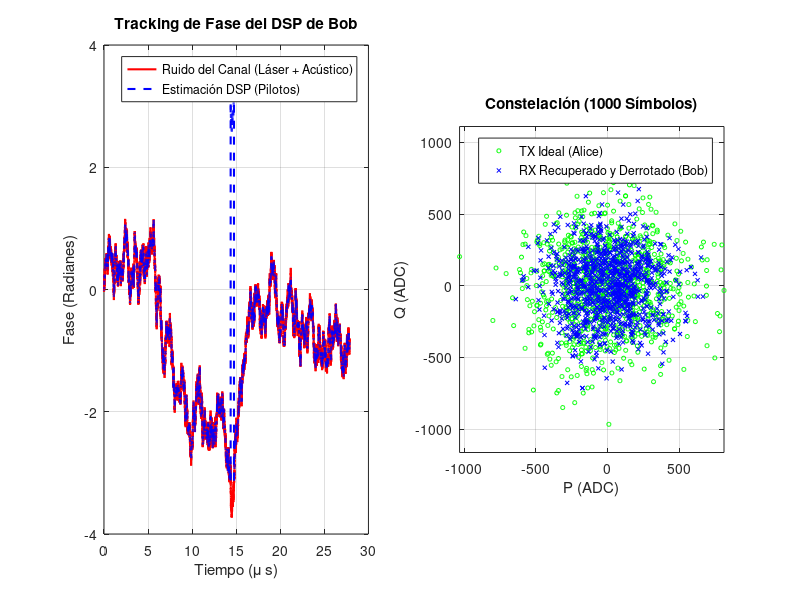

MATLAB code to generate this figure: (Note: this script raises an error after producing the figure.)
%% ========================================================================
%  MASTER TESTBENCH: END-TO-END CV-QKD (Láser -> Fibra -> DSP -> Math)
% ========================================================================
clear; clc; close all;

%% 0. RUTAS DEL PROYECTO (ajusta si mueves el script)
SCRIPT_DIR = fileparts(mfilename('fullpath'));
if isempty(SCRIPT_DIR), SCRIPT_DIR = pwd(); end
addpath(SCRIPT_DIR);
DATA_DIR   = fullfile(SCRIPT_DIR, '..', 'data');
BOB_DIR    = fullfile(SCRIPT_DIR, '..', '..', 'cvqkd_bob');
ALICE_DATA_DIR = fullfile(SCRIPT_DIR, '..', '..', 'cvqkd_alice', 'data');
ALICE_SIM_DIR  = fullfile(SCRIPT_DIR, '..', '..', 'cvqkd_alice', 'sim');

%% 0. RUTAS DEL PROYECTO (ajusta si mueves el script)
SCRIPT_DIR = fileparts(mfilename('fullpath'));
DATA_DIR   = fullfile(SCRIPT_DIR, '..', 'data');
BOB_DIR    = fullfile(SCRIPT_DIR, '..', '..', 'cvqkd_bob');

%% 1. PARÁMETROS DEL SISTEMA
ENABLE_EXPORT_VIVADO = true;

% --- Parámetros de Trama y Memoria ---
L_trama     = 16;      % 1 Piloto + 15 Datos
N_BOB_DATA  = 26112;   % Datos útiles que caben en la RAM de Bob -> genero el doble para poder sacrificar
N_FRAMES    = ceil(N_BOB_DATA / 15); % ~1741 tramas
N_SAMPLES   = N_BOB_DATA/2;   % Datos sacrificados para la estimación

% En la fibra viajan los datos + los pilotos. Sumamos 1 piloto final para interpolar
N_FIBER     = N_FRAMES * L_trama + 1; 

% --- Parámetros Físicos del Canal ---
Ts           = 1e-9;   % Tiempo de símbolo (1 Gbaud)
T_real       = 0.8;    % Transmitancia real de la fibra
xi_real      = 0.01;   % Ruido en exceso cuántico (SNU)
V_A_snu      = 8.0;  % Varianza de Alice (SNU)
env_va = getenv('VA_SNU');
if ~isempty(env_va)
    V_A_snu = str2double(env_va);
end
V_elec_snu   = 0.1;    % Ruido electrónico (SNU)
eta_detector = 0.6;    % Eficiencia del fotodiodo

% --- Calibración del Hardware (ADC) ---
N0_adc_var   = 10000;  % Varianza para 1 SNU
Amp_Piloto   = 20000;  % Amplitud fuerte para el pulso piloto (para no perder fase)

%% 2. MODELO DE RUIDO DE FASE DEL CANAL (Tu código integrado)
disp('1. Generando Perfil de Ruido de Fase (Wiener + Acústico)...');
t = (0:N_FIBER-1)' * Ts;

% A) Proceso de Wiener (Ancho de línea del láser 100 kHz)
sigma_w = sqrt(2 * pi * 100e3 * Ts); 
ruido_wiener = sigma_w * randn(N_FIBER, 1);
fase_wiener = cumsum(ruido_wiener);  

% B) Ruido Acústico (500 Hz)
f_acustica = 500; 
A_acustica = 0.5; 
fase_acustica = A_acustica * sin(2 * pi * f_acustica * t);

% C) Deriva Total
fase_total_canal = fase_wiener + fase_acustica;

%% 3. ALICE: GENERACIÓN CUÁNTICA CON PILOTOS INTERCALADOS
disp('2. Alice transmitiendo (Datos + Pilotos)...');
VarA_adc = V_A_snu * N0_adc_var;

P_A_tx = zeros(N_FIBER, 1);
Q_A_tx = zeros(N_FIBER, 1);

idx_pilotos = 1:L_trama:N_FIBER;
idx_datos   = setdiff(1:N_FIBER, idx_pilotos);

% Alice genera ruido Gaussiano para los datos
P_A_tx(idx_datos) = sqrt(VarA_adc) * randn(length(idx_datos), 1);
Q_A_tx(idx_datos) = sqrt(VarA_adc) * randn(length(idx_datos), 1);

% Alice inserta los pilotos fuertes en la cuadratura P (Fase 0)
P_A_tx(idx_pilotos) = Amp_Piloto;
Q_A_tx(idx_pilotos) = 0;

%% 4. EL CANAL: ATENUACIÓN Y AWGN
disp('3. La fibra atenúa e inyecta AWGN...');
Ruido_Total_snu = 1.0 + V_elec_snu + (T_real * eta_detector * xi_real);
Ruido_Total_adc = Ruido_Total_snu * N0_adc_var;

Z_noise_P = sqrt(Ruido_Total_adc) * randn(N_FIBER, 1);
Z_noise_Q = sqrt(Ruido_Total_adc) * randn(N_FIBER, 1);

% Rotación de Fase + Atenuación + AWGN
P_rx_ideal = sqrt(T_real * eta_detector) * P_A_tx;
Q_rx_ideal = sqrt(T_real * eta_detector) * Q_A_tx;

P_B_rx = P_rx_ideal .* cos(fase_total_canal) - Q_rx_ideal .* sin(fase_total_canal) + Z_noise_P;
Q_B_rx = P_rx_ideal .* sin(fase_total_canal) + Q_rx_ideal .* cos(fase_total_canal) + Z_noise_Q;

%% 5. RECEPCIÓN Y DSP DE BOB (Recuperación de Fase Vectorizada)
disp('4. DSP de Bob: Siguiendo y deshaciendo la fase (Unwrap)...');

% 1. Extracción de los pilotos recibidos y cálculo de su fase cruda
P_pilotos_rx = P_B_rx(idx_pilotos);
Q_pilotos_rx = Q_B_rx(idx_pilotos);

fase_pilotos_raw = atan2(Q_pilotos_rx, P_pilotos_rx);

% 2. EL SECRETO: Desenrollar la fase para evitar saltos de 2*pi
fase_pilotos_limpia = unwrap(fase_pilotos_raw);

% 3. Interpolación lineal para estimar la fase de todos los símbolos
% (interp1 interpola los huecos de los datos basándose en los pilotos YA desenrollados)
fase_estimada = interp1(idx_pilotos, fase_pilotos_limpia, (1:N_FIBER)', 'linear');
% wrapToPi is not available in Octave; inline the wrapping
fase_estimada = mod(fase_estimada + pi, 2*pi) - pi;
%fase_estimada_datos = fase_estimada(idx_datos);

% (Pequeño arreglo por si el último símbolo queda fuera de la interpolación)
fase_estimada(isnan(fase_estimada)) = fase_estimada(find(~isnan(fase_estimada), 1, 'last'));

% 4. Des-rotación de toda la trama a la vez (DSP Vectorizado)
P_B_rec_full = P_B_rx .* cos(-fase_estimada) - Q_B_rx .* sin(-fase_estimada);
Q_B_rec_full = P_B_rx .* sin(-fase_estimada) + Q_B_rx .* cos(-fase_estimada);

% 5. Extraemos solo los datos útiles (descartando los pilotos de la trama)
P_A_data = P_A_tx(idx_datos); 
Q_A_data = Q_A_tx(idx_datos);
P_B_rec  = P_B_rec_full(idx_datos);
Q_B_rec  = Q_B_rec_full(idx_datos);

% 6. Truncamos al tamaño exacto de la RAM de Bob
P_A_data = P_A_data(1:N_BOB_DATA);
Q_A_data = Q_A_data(1:N_BOB_DATA);
P_B_rec  = P_B_rec(1:N_BOB_DATA);
Q_B_rec  = Q_B_rec(1:N_BOB_DATA);

% Cuantizamos a 16 bits todo lo recuperado (Bob RAM) y lo original (Alice RAM)
P_A_int = int16(round(P_A_data)); Q_A_int = int16(round(Q_A_data));
P_B_int = int16(round(P_B_rec));  Q_B_int = int16(round(Q_B_rec));

%% 6. SELECCIÓN DE PUNTEROS Y ESTIMACIÓN FLOTANTE (MATLAB IDEAL)
disp('5. Seleccionando muestras de sacrificio y calculando métricas...');
punteros = sort(randperm(N_BOB_DATA, N_SAMPLES)') - 1;

% Máscara de sacrificio (1 = sacrificar, 0 = mantener)
mascara_sacrificio = zeros(N_BOB_DATA, 1);
mascara_sacrificio(punteros + 1) = 1;

% Sacamos las muestras correlacionadas usando los punteros
P_B_sac = P_B_int(punteros + 1); Q_B_sac = Q_B_int(punteros + 1);
P_A_sac = P_A_int(punteros + 1); Q_A_sac = Q_A_int(punteros + 1);

% Funciones nativas de MATLAB (Flotante)
var_B_float = (var(double(P_B_sac), 1) + var(double(Q_B_sac), 1)) / 2;
cov_mat_P = cov(double(P_A_sac), double(P_B_sac), 1);
cov_mat_Q = cov(double(Q_A_sac), double(Q_B_sac), 1);
cov_AB_float = (cov_mat_P(1,2) + cov_mat_Q(1,2)) / 2;

Sigma_Sq_ideal   = var_B_float;
Sigma_ideal      = sqrt(Sigma_Sq_ideal);
Sqrt_T_eta_ideal = cov_AB_float / VarA_adc;
T_eta_ideal = Sqrt_T_eta_ideal^2; % T * eta = (Cov / VarA)^2

%% 7. EMULACIÓN PUNTO FIJO (LLR_Math_Unit FPGA)
disp('6. Emulando el Hardware de Punto Fijo (FPGA)...');

sum_P_B = sum(int64(P_B_sac)); sum_sq_P_B = sum(int64(P_B_sac).^2);
sum_Q_B = sum(int64(Q_B_sac)); sum_sq_Q_B = sum(int64(Q_B_sac).^2);
sum_P_A = sum(int64(P_A_sac)); sum_cov_P  = sum(int64(P_A_sac) .* int64(P_B_sac));
sum_Q_A = sum(int64(Q_A_sac)); sum_cov_Q  = sum(int64(Q_A_sac) .* int64(Q_B_sac));

N_int = int64(N_SAMPLES); INV_2N2 = int64(round(2^45 / ((N_SAMPLES/2)^2)));
cross_P_AB = sum_P_A * sum_P_B; cross_Q_AB = sum_Q_A * sum_Q_B;
sq_sum_P_B = sum_P_B * sum_P_B; sq_sum_Q_B = sum_Q_B * sum_Q_B;

num_cov_AB = (N_int * (sum_cov_P + sum_cov_Q)) - (cross_P_AB + cross_Q_AB);
num_var_B  = (N_int * (sum_sq_P_B + sum_sq_Q_B)) - (sq_sum_P_B + sq_sum_Q_B);

if exist('OCTAVE_VERSION', 'builtin')
    num_cov_AB_d = double(num_cov_AB);
    num_var_B_d  = double(num_var_B);
    inv_2n2_d = double(INV_2N2);
    cov_AB_pure = int64(floor((num_cov_AB_d * inv_2n2_d) / 2^48));
    var_B_pure  = int64(floor((num_var_B_d  * inv_2n2_d) / 2^48));
else
    cov_AB_pure = bitshift(typecast(uint64(num_cov_AB) .* uint64(INV_2N2), 'int64'), -48);
    var_B_pure  = bitshift(typecast(uint64(num_var_B)  .* uint64(INV_2N2), 'int64'), -48);
end

Sigma_Sq_fp  = var_B_pure;
T_raw_15bits = bitshift(cov_AB_pure * 32768, 0) / int64(VarA_adc);
Sqrt_T_eta_fp = T_raw_15bits * 2;
T_eta_fp = bitshift(int64(Sqrt_T_eta_fp)^2, -16);

Sigma_raw_cordic = floor(sqrt(max(double(Sigma_Sq_fp), 0)));
Sigma_fp         = int64(double(Sigma_raw_cordic) * 65536.0);

%% 8. GRÁFICAS DEL GEMELO DIGITAL
figure('Name', 'End-to-End QKD Tracker', 'Position', [100, 100, 1200, 600]);

% Gráfica de Ruido de Fase (DSP vs Canal)
subplot(1, 2, 1);
plot(t * 1e6, fase_total_canal, 'r', 'LineWidth', 1.5); hold on;
plot(t * 1e6, fase_estimada, 'b--', 'LineWidth', 1.5);
title('Tracking de Fase del DSP de Bob');
xlabel('Tiempo (\mu s)'); ylabel('Fase (Radianes)');
legend('Ruido del Canal (Láser + Acústico)', 'Estimación DSP (Pilotos)');
grid on;

% Constelación de los datos recuperados (Primeros 1000)
subplot(1, 2, 2);
plot(P_A_data(1:1000), Q_A_data(1:1000), 'go', 'MarkerSize', 3); hold on;
plot(P_B_rec(1:1000), Q_B_rec(1:1000), 'bx', 'MarkerSize', 3);
title('Constelación (1000 Símbolos)');
xlabel('P (ADC)'); ylabel('Q (ADC)');
legend('TX Ideal (Alice)', 'RX Recuperado y Derrotado (Bob)');
grid on; axis equal;

%% 9. RECONCILIACIÓN MULTIDIMENSIONAL (8D) Y EXTRACCIÓN DE LLRs
disp('8. Simulando Mapeo Multidimensional (MDR 8D)...');

N_dimensiones = 8;
symbols_per_block = N_dimensiones / 2; % 4 simbolos complejos -> 8D
N_bloques = floor(N_BOB_DATA / symbols_per_block);

num_used = N_bloques * symbols_per_block;
P_A_mdr = double(P_A_data(1:num_used));
Q_A_mdr = double(Q_A_data(1:num_used));
P_B_mdr = double(P_B_rec(1:num_used));
Q_B_mdr = double(Q_B_rec(1:num_used));

X = zeros(N_dimensiones, N_bloques);
Y = zeros(N_dimensiones, N_bloques);
for blk = 1:N_bloques
    base = (blk-1) * symbols_per_block;
    X(:, blk) = [P_A_mdr(base+1); Q_A_mdr(base+1); P_A_mdr(base+2); Q_A_mdr(base+2); ...
                 P_A_mdr(base+3); Q_A_mdr(base+3); P_A_mdr(base+4); Q_A_mdr(base+4)];
    Y(:, blk) = [P_B_mdr(base+1); Q_B_mdr(base+1); P_B_mdr(base+2); Q_B_mdr(base+2); ...
                 P_B_mdr(base+3); Q_B_mdr(base+3); P_B_mdr(base+4); Q_B_mdr(base+4)];
end

bits_bob_all = randi([0 1], N_dimensiones, N_bloques);
LLR_all = zeros(N_dimensiones, N_bloques);

sigma_eff = double(Sigma_ideal);
inv_sigma2 = 2.0 / (sigma_eff * sigma_eff + eps);

for blk = 1:N_bloques
    % --- 1. DATOS DE BOB Y ALICE ---
    Y_i = Y(:, blk);
    X_i = X(:, blk);
    
    % --- 2. BOB: Mapeo y generación del mensaje público ---
    norm_y = norm(Y_i);
    if norm_y == 0, norm_y = 1.0; end
    Y_norm = Y_i / norm_y;
    
    M_Y = generar_matriz_ortogonal(Y_norm); % Bob construye su matriz 8x8
    
    b_i = bits_bob_all(:, blk);             % Bits aleatorios (0 o 1)
    C_i = 1 - 2*b_i;                        % Mapeo polar (+1 o -1)
    m_i = M_Y' * C_i;                       % El mensaje público (R) que viaja hacia Alice
    
    % --- 3. ALICE: Reconstrucción y cálculo de LLR ---
    norm_x = norm(X_i);
    if norm_x == 0, norm_x = 1.0; end
    X_norm = X_i / norm_x;
    
    % Alice construye su propia matriz con sus medidas cuánticas
    M_X = generar_matriz_ortogonal(X_norm); 
    
    % Alice "deshace" la rotación de Bob mediante multiplicación matricial
    U = M_X * m_i; 
    
    % Cálculo final del LLR (incorporando la energía de ambos vectores)
    LLR_all(:, blk) = inv_sigma2 * norm_x * norm_y * U;
end

llrs_rx = LLR_all(:);
key_bits_tx = bits_bob_all(:);

%% 10. Carga y expansión de la matriz LDPC
bg_matrix = load(fullfile(BOB_DIR, 'NR_1_1_384.txt'));
bg_matrix = load(fullfile(BOB_DIR, 'NR_1_1_384.txt'));
[mb, nb] = size(bg_matrix);
Z = 384;

disp('   Construyendo matriz H dispersa (Lifting)...');
H = sparse(mb*Z, nb*Z);
for i = 1:mb
    for j = 1:nb
        shift = bg_matrix(i,j);
        if shift ~= -1
            I_z = speye(Z);
            circulant = circshift(I_z, [0, shift]);
            H((i-1)*Z+1 : i*Z, (j-1)*Z+1 : j*Z) = circulant;
        end
    end
end

% 4. Cálculo de Síndrome (para verificación del decodificador LDPC de Alice)
% El syndrome se computa como H * key_bits_tx para las 68 columnas reales.
disp('   Calculando Sindrome LDPC (Bloque 1)...');
block_1 = key_bits_tx(1:nb*Z);
syndrome_1 = mod(H * double(block_1), 2);
num_errores_syndrome = sum(syndrome_1);

fprintf('   [!] Bits de Síndrome activos (Ecuaciones fallidas): %d / %d\n', num_errores_syndrome, mb*Z);

%% 10B. RECONCILIACION INVERSA LDPC (Scaled Min-Sum)
disp('   Iniciando decodificacion LDPC (scaled min-sum)...');

alpha = 0.75;
max_iter = 200;
llr_scale = 1.0;

% LLRs de canal para el bloque 1 (soft input de Alice)
llr_ch = llrs_rx(1:nb*Z) * llr_scale;

% Construir listas de vecinos a partir de H
[rows_h, cols_h] = find(H);
num_edges = length(rows_h);
cn_edges = cell(mb*Z, 1);
vn_edges = cell(nb*Z, 1);
for e = 1:num_edges
    cn_edges{rows_h(e)}(end+1) = e;
    vn_edges{cols_h(e)}(end+1) = e;
end

% Mensajes por arista
msg_v2c = zeros(num_edges, 1);
msg_c2v = zeros(num_edges, 1);

% Inicializacion: VN -> CN con LLR de canal
for v = 1:nb*Z
    edges_v = vn_edges{v};
    if ~isempty(edges_v)
        msg_v2c(edges_v) = llr_ch(v);
    end
end

metrics_unsat = zeros(max_iter, 1);
metrics_ber   = zeros(max_iter, 1);
metrics_flips = zeros(max_iter, 1);
bits_prev = zeros(nb*Z, 1);
iter_converged = 0;

p_mem_history = zeros(max_iter, nb, Z);
r_mem_history = zeros(max_iter, mb, nb, Z);

for iter = 1:max_iter
    % --- CN update (scaled min-sum) ---
    for c = 1:mb*Z
        edges_c = cn_edges{c};
        if isempty(edges_c)
            continue;
        end
        msgs = msg_v2c(edges_c);
        abs_vals = abs(msgs);
        sign_vals = sign(msgs);
        sign_vals(sign_vals == 0) = 1;

        min1 = inf;
        min2 = inf;
        count_min1 = 0;
        for k = 1:length(abs_vals)
            a = abs_vals(k);
            if a < min1
                min2 = min1;
                min1 = a;
                count_min1 = 1;
            elseif a == min1
                count_min1 = count_min1 + 1;
            elseif a < min2
                min2 = a;
            end
        end
        if isinf(min2)
            min2 = min1;
        end

        syndrome_sign = 1 - 2 * syndrome_1(c);
        sign_prod = prod(sign_vals) * syndrome_sign;

        for k = 1:length(edges_c)
            if abs_vals(k) == min1 && count_min1 == 1
                min_use = min2;
            else
                min_use = min1;
            end
            sign_excl = sign_prod * sign_vals(k);
            msg_c2v(edges_c(k)) = alpha * sign_excl * min_use;
        end
    end

    % --- VN update ---
    llr_post = zeros(nb*Z, 1);
    for v = 1:nb*Z
        edges_v = vn_edges{v};
        if isempty(edges_v)
            llr_post(v) = llr_ch(v);
        else
            sum_c2v = sum(msg_c2v(edges_v));
            llr_post(v) = llr_ch(v) + sum_c2v;
            msg_v2c(edges_v) = llr_post(v) - msg_c2v(edges_v);
        end
    end

    % --- Hard decision y verificacion de sindrome ---
    bits_est = (llr_post < 0);
    syndrome_est = mod(H * double(bits_est), 2);
    unsat = sum(syndrome_est ~= syndrome_1);
    metrics_unsat(iter) = unsat;
    metrics_ber(iter) = sum(bits_est ~= block_1) / length(block_1);
    metrics_flips(iter) = sum(bits_est ~= bits_prev);
    bits_prev = bits_est;

    % --- Capturar P_mem y R_mem para exportar al Testbench SV ---
    for c_idx = 1:nb
        for z_idx = 1:Z
            p_mem_history(iter, c_idx, z_idx) = llr_post((c_idx-1)*Z + z_idx);
        end
    end
    for e = 1:num_edges
        c_idx = cols_h(e);
        r_idx = rows_h(e);
        block_col = ceil(c_idx / Z);
        block_row = ceil(r_idx / Z);
        z_col = mod(c_idx - 1, Z) + 1;
        r_mem_history(iter, block_row, block_col, z_col) = msg_c2v(e);
    end

    if unsat == 0
        iter_converged = iter;
        fprintf('   [OK] Convergencia LDPC en %d iteraciones (early finish).\n', iter);
        break;
    end
end

if iter_converged == 0
    iter_converged = max_iter;
    fprintf('   [!] No convergio en %d iteraciones.\n', max_iter);
end

fprintf('   -> BER residual (bloque 1): %.6f\n', metrics_ber(iter_converged));
fprintf('   -> Checks no satisfechos (ultima iter): %d\n', metrics_unsat(iter_converged));
fprintf('   -> Flips en ultima iteracion: %d\n', metrics_flips(iter_converged));

%% 11. TABLA DE RESULTADOS Y EXPORTACIÓN
disp('============================================================================');
disp('   MÉTRICA            |   FLOTANTE (Ideal)  |   PUNTO FIJO (FPGA) |  ERROR  ');
disp('----------------------+---------------------+---------------------+---------');
fprintf(' T (Transmitancia) | %19.4f | %19.4f | %7.4f \n', T_eta_ideal, double(T_eta_fp)/65536, abs(T_eta_ideal - double(T_eta_fp)/65536));
fprintf(' Sqrt(T*n)         | %19.4f | %19.4f | %7.4f \n', Sqrt_T_eta_ideal, double(Sqrt_T_eta_fp)/65536, abs(Sqrt_T_eta_ideal - double(Sqrt_T_eta_fp)/65536));
fprintf(' Sigma^2 (Entero)  | %19.4f | %19.4f | %7.4f \n', Sigma_Sq_ideal, double(Sigma_Sq_fp), abs(Sigma_Sq_ideal - double(Sigma_Sq_fp)));
fprintf(' Sigma   (Q16.16)  | %19.4f | %19.4f | %7.4f \n', Sigma_ideal, double(Sigma_fp)/65536, abs(Sigma_ideal - double(Sigma_fp)/65536));
disp('========================================================================');

if ENABLE_EXPORT_VIVADO
    disp('9. Exportando RAMs para Testbench de Vivado...');

    fase_estimada_datos = fase_estimada(idx_datos);
    fase_est_q15 = int32(round(fase_estimada_datos * 32768));

    fid_est = fopen(fullfile(DATA_DIR, 'fase_estimada_datos.txt'), 'w');
    fid_est = fopen(fullfile(DATA_DIR, 'fase_estimada_datos.txt'), 'w');
    for i=1:length(fase_est_q15)
        fprintf(fid_est, '%08X\n', typecast(fase_est_q15(i), 'uint32'));
    end
    fclose(fid_est);

    fases_q15 = int32(round(fase_pilotos_raw * 32768));
    
    fid_pil = fopen(fullfile(DATA_DIR, 'fase_pilotos_raw.txt'), 'w');
    fid_pil = fopen(fullfile(DATA_DIR, 'fase_pilotos_raw.txt'), 'w');
    for i=1:length(fases_q15)
        % Guardamos en Hexadecimal de 32 bits (aunque la FPGA usará los 18 bajos)
        fprintf(fid_pil, '%08X\n', typecast(fases_q15(i), 'uint32'));
    end
    fclose(fid_pil);
    
    fid_ptr = fopen(fullfile(DATA_DIR, 'ptr_ram.txt'), 'w');
    fid_ptr = fopen(fullfile(DATA_DIR, 'ptr_ram.txt'), 'w');
    for i=1:N_SAMPLES, fprintf(fid_ptr, '%04X\n', punteros(i)); end; fclose(fid_ptr);
    
    fid_mask = fopen(fullfile(DATA_DIR, 'mask_bit.txt'), 'w');
    fid_mask = fopen(fullfile(DATA_DIR, 'mask_bit.txt'), 'w');
    for i=1:N_BOB_DATA, fprintf(fid_mask, '%d\n', mascara_sacrificio(i)); end; fclose(fid_mask);
    
    fid_bob = fopen(fullfile(DATA_DIR, 'bob_ram.txt'), 'w');
    fid_bob = fopen(fullfile(DATA_DIR, 'bob_ram.txt'), 'w');
    for i=1:N_BOB_DATA, fprintf(fid_bob, '%04X%04X\n', typecast(Q_B_int(i), 'uint16'), typecast(P_B_int(i), 'uint16')); end; fclose(fid_bob);
    
    fid_alice = fopen(fullfile(DATA_DIR, 'alice_ram.txt'), 'w');
    fid_alice = fopen(fullfile(DATA_DIR, 'alice_ram.txt'), 'w');
    % CUIDADO: La BRAM de Alice solo almacena las 26112 de sacrificio
    for i=1:N_SAMPLES, fprintf(fid_alice, '%04X%04X\n', typecast(Q_A_sac(i), 'uint16'), typecast(P_A_sac(i), 'uint16')); end; fclose(fid_alice);

    fid_exp = fopen(fullfile(DATA_DIR, 'expected_llr_math.txt'), 'w');
    fid_exp = fopen(fullfile(DATA_DIR, 'expected_llr_math.txt'), 'w');
    fprintf(fid_exp, '%08X\n', typecast(int32(T_eta_fp),      'uint32'));
    fprintf(fid_exp, '%08X\n', typecast(int32(Sqrt_T_eta_fp), 'uint32'));
    fprintf(fid_exp, '%08X\n', typecast(int32(Sigma_Sq_fp),   'uint32'));
    fprintf(fid_exp, '%08X\n', typecast(int32(Sigma_fp),      'uint32'));

    % =====================================================================
    % Exportar Datos Crudos (ADC) para el DSP en FPGA
    % Cuantizamos a 16 bits la señal cruda con el ruido de fase INCLUIDO
    % =====================================================================
    P_ADC = int16(round(P_B_rx));
    Q_ADC = int16(round(Q_B_rx));

    fid_adc = fopen(fullfile(DATA_DIR, 'bob_raw_adc.txt'), 'w');
    fid_adc = fopen(fullfile(DATA_DIR, 'bob_raw_adc.txt'), 'w');
    % Guardamos los 52.224 + pilotos (N_FIBER)
    for i=1:N_FIBER
        fprintf(fid_adc, '%04X%04X\n', typecast(Q_ADC(i), 'uint16'), typecast(P_ADC(i), 'uint16'));
    end
    fclose(fid_adc);
    fclose(fid_exp);

    % Alice full 26112 symbols (for MDR RX verification)
    fid_alice_full = fopen(fullfile(DATA_DIR, 'alice_full_data.txt'), 'w');
    fid_alice_full = fopen(fullfile(DATA_DIR, 'alice_full_data.txt'), 'w');
    for i=1:N_BOB_DATA
        fprintf(fid_alice_full, '%04X%04X\n', typecast(Q_A_int(i), 'uint16'), typecast(P_A_int(i), 'uint16'));
    end
    fclose(fid_alice_full);
    % Bob random bits (for MDR TX verification)
    fid_rand = fopen(fullfile(DATA_DIR, 'bob_random_bits.txt'), 'w');
    fid_rand = fopen(fullfile(DATA_DIR, 'bob_random_bits.txt'), 'w');
    bits_flat = bits_bob_all(:);
    for i=1:length(bits_flat)
        fprintf(fid_rand, '%d\n', bits_flat(i));
    end
    fclose(fid_rand);
    % Expected public messages m_i (for MDR TX verification)
    fid_m = fopen(fullfile(DATA_DIR, 'expected_m_messages.txt'), 'w');
    fid_m = fopen(fullfile(DATA_DIR, 'expected_m_messages.txt'), 'w');
    for blk = 1:N_bloques
        Y_i = Y(:, blk);
        Y_norm = Y_i / norm(Y_i);
        M_Y = generar_matriz_ortogonal(Y_norm);
        m_i = M_Y' * (1 - 2*bits_bob_all(:, blk));
        for dim = 1:N_dimensiones
            m_q31 = int32(round(m_i(dim) * 2^31));
            fprintf(fid_m, '%08X\n', typecast(m_q31, 'uint32'));
        end
    end
    fclose(fid_m);
    % Expected LLR results (for MDR RX verification)
    fid_llr = fopen(fullfile(DATA_DIR, 'expected_llr_results.txt'), 'w');
    fid_llr = fopen(fullfile(DATA_DIR, 'expected_llr_results.txt'), 'w');
    for blk = 1:N_bloques
        for dim = 1:N_dimensiones
            llr_fp = int32(round(LLR_all(dim, blk) * 2^31));
            fprintf(fid_llr, '%08X\n', typecast(llr_fp, 'uint32'));
        end
    end
    fclose(fid_llr);

    %% 12. EXPORTAR u_bits.txt CON LLRs REALES (8-BIT SIGN-MAGNITUDE)
    % Para verificacion exacta del decodificador LDPC de Alice
    disp('9. Exportando LLRs reales cuantizados a 8-bit para LDPC...');
    llrs_flat = LLR_all(:);  % 26112x1, column-major

    % Escala optima para 8-bit signed: normalizar a varianza unitaria
    % y escalar para usar ~40% del rango (±48 en 7-bit), preservando
    % diferencias relativas de confianza entre LLRs.
    std_llr = std(llrs_flat);
    if std_llr > 0
        scale_8bit = 48.0 / std_llr;  % ~3 sigma within 8-bit range
    else
        scale_8bit = 48.0 / max(abs(llrs_flat) + eps);
    end

    fid_u = fopen(fullfile(DATA_DIR, 'u_bits.txt'), 'w');
    for col = 0:67
        % $readmemb: primer caracter = MSB (bit 3071) = VNU[Z-1]
        % Escribimos VNUs en orden inverso (Z-1..0) para que
        % VNU[0] quede en los bits [7:0] del bus
        for vnu = Z-1:-1:0
            idx = col * Z + vnu + 1;
            llr_fp = llrs_flat(idx) * scale_8bit;
            llr_s8 = max(-127, min(127, round(llr_fp)));
            sm_val = abs(llr_s8);
            if llr_s8 < 0
                sm_val = bitset(sm_val, 8);
            end
            fprintf(fid_u, '%s', dec2bin(sm_val, 8));
        end
        fprintf(fid_u, '\n');
    end
    fclose(fid_u);
    % Copiar a cvqkd_alice/sim/ para el testbench Verilator
    copyfile(fullfile(DATA_DIR, 'u_bits.txt'), fullfile(ALICE_DATA_DIR, 'u_bits.txt'));
    copyfile(fullfile(DATA_DIR, 'u_bits.txt'), fullfile(ALICE_SIM_DIR, 'u_bits.txt'));
    fprintf('   [OK] u_bits.txt exportado (68 x %d bits, scale=%.2f)\n', Z*8, scale_8bit);

    % --- Exportar P_mem y R_mem iteracion a iteracion ---
    disp('   Exportando P_mem y R_mem intermedios para debugging SV...');
    fid_p = fopen(fullfile(DATA_DIR, 'expected_p_mem.txt'), 'w');
    fid_r = fopen(fullfile(DATA_DIR, 'expected_r_mem.txt'), 'w');
    for it = 1:iter_converged
        for c = 1:nb
            for vnu = Z:-1:1
                val_fp = p_mem_history(it, c, vnu);
                val_s8 = max(-127, min(127, round(val_fp * scale_8bit)));
                sm_mag = abs(val_s8);
                sm_sign = uint16(val_s8 < 0);
                val_16 = bitshift(sm_sign, 15) + uint16(sm_mag);
                fprintf(fid_p, '%04X', val_16);
            end
            fprintf(fid_p, '\n');
        end
        for r = 1:mb
            for c = 1:nb
                for vnu = Z:-1:1
                    val_fp = r_mem_history(it, r, c, vnu);
                    val_s8 = max(-127, min(127, round(val_fp * scale_8bit)));
                    sm_mag = abs(val_s8);
                    sm_sign = uint16(val_s8 < 0);
                    val_16 = bitshift(sm_sign, 15) + uint16(sm_mag);
                    fprintf(fid_r, '%04X', val_16);
                end
                fprintf(fid_r, '\n');
            end
        end
    end
    fclose(fid_p);
    fclose(fid_r);
    copyfile(fullfile(DATA_DIR, 'expected_p_mem.txt'), fullfile(ALICE_SIM_DIR, 'expected_p_mem.txt'));
    copyfile(fullfile(DATA_DIR, 'expected_r_mem.txt'), fullfile(ALICE_SIM_DIR, 'expected_r_mem.txt'));
    disp('   [OK] expected_p_mem.txt y expected_r_mem.txt exportados');

    % Expected key bits for LDPC decoder verification (bob_key_ref.txt)
    % 68 lines of 384 binary digits each; one line per column
    fid_key = fopen(fullfile(DATA_DIR, 'bob_key_ref.txt'), 'w');
    for blk = 0:67
        for bit = 1:Z
            fprintf(fid_key, '%d', key_bits_tx(blk*Z + bit));
        end
        fprintf(fid_key, '\n');
    end
    fclose(fid_key);
    copyfile(fullfile(DATA_DIR, 'bob_key_ref.txt'), fullfile(ALICE_DATA_DIR, 'bob_key_ref.txt'));
    copyfile(fullfile(DATA_DIR, 'bob_key_ref.txt'), fullfile(ALICE_SIM_DIR, 'bob_key_ref.txt'));
    disp('   [OK] bob_key_ref.txt exportado (68 x 384 bits)');
    
    % Export expected syndrome: 46 rows x 384 bits
    % $readmemb: first char -> MSB (bit[383])
    fid_syn = fopen(fullfile(DATA_DIR, 'expected_syndrome.txt'), 'w');
    for row = 0:mb-1
        row_bits = syndrome_1(row*Z+1 : row*Z+Z);
        for bit = 1:Z
            fprintf(fid_syn, '%d', row_bits(bit));
        end
        fprintf(fid_syn, '\n');
    end
    fclose(fid_syn);
    copyfile(fullfile(DATA_DIR, 'expected_syndrome.txt'), fullfile(ALICE_DATA_DIR, 'expected_syndrome.txt'));
    copyfile(fullfile(DATA_DIR, 'expected_syndrome.txt'), fullfile(ALICE_SIM_DIR, 'expected_syndrome.txt'));
    disp('   [OK] expected_syndrome.txt exportado (46 x 384 bits)');
    % Expected key bits for LDPC decoder verification (bob_key_ref.txt)
    % 68 lines of 384 binary digits each; line 0 is the reference key block
    fid_key = fopen(fullfile(DATA_DIR, 'bob_key_ref.txt'), 'w');
    ref_block = key_bits_tx(1:Z);  % First Z=384 bits of the original key
    for blk = 1:68
        for bit = 1:Z
            fprintf(fid_key, '%d', ref_block(bit));
        end
        fprintf(fid_key, '\n');
    end
    fclose(fid_key);
    disp('   [OK] bob_key_ref.txt exportado (68 x 384 bits)');
    
    disp('   [OK] Archivos de simulación generados con éxito.');
    
    %% 13. DUMP DE DEPURACIÓN PARA TESTBENCH AISLADO DE CNU
    % =========================================================================
    % Extrae las entradas (Q, P) y salidas (R) exactas para los 384 CNUs 
    % correspondientes a la FILA 1 en la ITERACIÓN 1, alineando los datos 
    % como si pasaran por el Barrel Shifter del hardware.
    % IMPORTANTE: Cuantizamos PRIMERO a 8-bit y luego ejecutamos Min-Sum
    % con los valores cuantizados para que coincida con el RTL.
    % =========================================================================
    disp('10. Generando archivos de depuración aislada para CNU...');

    f_q = fopen(fullfile(DATA_DIR, 'cnu_tb_q_in.txt'), 'w');
    f_p = fopen(fullfile(DATA_DIR, 'cnu_tb_p_in.txt'), 'w');
    f_r = fopen(fullfile(DATA_DIR, 'cnu_tb_r_out.txt'), 'w');

    % Función lambda para convertir a Binario de 16-bits (Signo-Magnitud)
    to_sm16_bin = @(val_fp) dec2bin( ...
        bitshift(uint16(max(-127, min(127, round(val_fp * scale_8bit))) < 0), 15) + ...
        uint16(abs(max(-127, min(127, round(val_fp * scale_8bit))))), 16 );

    % --- 1. Cuantizar LLRs de entrada a 8-bit (igual que el RTL) ---
    q_quantized = zeros(nb * Z, 1);
    for v = 1:nb*Z
        llr_fp = llr_ch(v) * scale_8bit;
        llr_s8 = max(-127, min(127, round(llr_fp)));
        q_quantized(v) = double(llr_s8);
    end

    % --- 2. Ejecutar Min-Sum con valores cuantizados (fila 0, iteración 1) ---
    alpha = 0.75;

    min1_arr = inf(Z, 1);
    min2_arr = inf(Z, 1);
    min1_idx_arr = zeros(Z, 1);
    total_sign = zeros(Z, 1);

    syndrome_row = syndrome_1(1:Z);
    total_sign = double(syndrome_row);

    % Fase READ: recorrer todas las columnas válidas
    for c_idx = 1:nb
        shift = bg_matrix(1, c_idx);
        if shift == -1
            continue;
        end
        
        vn_vals = q_quantized((c_idx-1)*Z + 1 : c_idx*Z);
        vn_aligned = circshift(vn_vals, -shift);
        
        q_sign = double(vn_aligned < 0);
        q_mag = abs(vn_aligned);
        
        total_sign = mod(total_sign + q_sign, 2);
        
        for z = 1:Z
            if q_mag(z) < min1_arr(z)
                min2_arr(z) = min1_arr(z);
                min1_arr(z) = q_mag(z);
                min1_idx_arr(z) = c_idx - 1;
            elseif q_mag(z) < min2_arr(z)
                min2_arr(z) = q_mag(z);
            end
        end
    end

    % Fase WRITE: calcular r_new para cada columna
    r_quantized = zeros(nb, Z);

    for c_idx = 1:nb
        shift = bg_matrix(1, c_idx);
        if shift == -1
            continue;
        end
        
        vn_vals = q_quantized((c_idx-1)*Z + 1 : c_idx*Z);
        vn_aligned = circshift(vn_vals, -shift);
        q_sign = double(vn_aligned < 0);
        
        for z = 1:Z
            if (c_idx - 1) == min1_idx_arr(z)
                raw_mag = min2_arr(z);
            else
                raw_mag = min1_arr(z);
            end
            
            norm_mag = raw_mag - floor(raw_mag / 4);
            
            r_sign = total_sign(z);
            
            if r_sign
                r_val = -double(norm_mag);
            else
                r_val = double(norm_mag);
            end
            r_quantized(c_idx, z) = r_val;
        end
    end

    % --- 3. Exportar archivos ---
    for c_idx = 1:nb
        shift = bg_matrix(1, c_idx);
        
        Q_aligned = zeros(Z, 1);
        P_aligned = zeros(Z, 1);
        R_aligned = zeros(Z, 1);
        
        if shift ~= -1
            vn_vals = q_quantized((c_idx-1)*Z + 1 : c_idx*Z);
            Q_aligned = circshift(vn_vals, -shift);
            P_aligned = Q_aligned;
            R_aligned = r_quantized(c_idx, :)';
        end
        
        for z_idx = Z:-1:1
            fprintf(f_q, '%s', to_sm16_bin(Q_aligned(z_idx))); 
            fprintf(f_p, '%s', to_sm16_bin(P_aligned(z_idx)));
            fprintf(f_r, '%s', to_sm16_bin(R_aligned(z_idx)));
        end
        
        fprintf(f_q, '\n'); 
        fprintf(f_p, '\n'); 
        fprintf(f_r, '\n');
    end

    fclose(f_q); 
    fclose(f_p); 
    fclose(f_r);

    copyfile(fullfile(DATA_DIR, 'cnu_tb_q_in.txt'), fullfile(ALICE_SIM_DIR, 'cnu_tb_q_in.txt'));
    copyfile(fullfile(DATA_DIR, 'cnu_tb_p_in.txt'), fullfile(ALICE_SIM_DIR, 'cnu_tb_p_in.txt'));
    copyfile(fullfile(DATA_DIR, 'cnu_tb_r_out.txt'), fullfile(ALICE_SIM_DIR, 'cnu_tb_r_out.txt'));

    disp('    [OK] Archivos cnu_tb_q_in.txt, cnu_tb_p_in.txt y cnu_tb_r_out.txt exportados con éxito.');
    disp('    [OK] Referencia R generada con Min-Sum cuantizado (alpha=0.75).');
end
